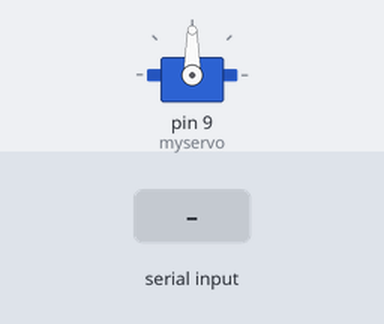
Bench run of a sketch on a simulated Arduino Uno, built with avr-gcc and run on an emulated ATmega328P. On the bench: servo. The test bench sets the inputs (shaded band).

Above: at 1.2 s.
1.3 s: "1" received over Serial
At 2.2 s:
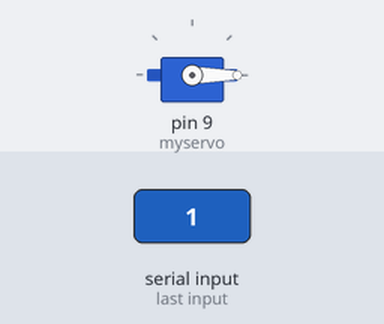
2.8 s: "2" received over Serial
At 3.9 s:
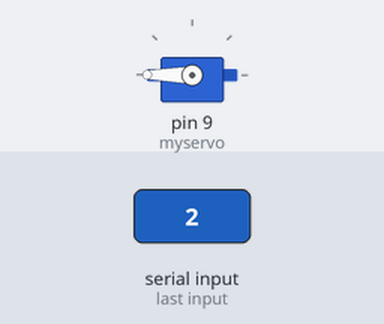
Timing chart, 0 to 5.8 s (numbered marks = the images above; inputs shaded):
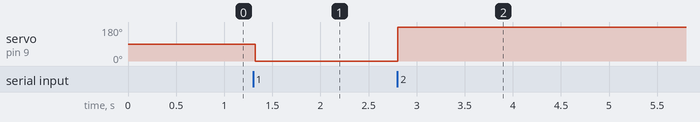

Measured:
- after the input at 1.3 s, servo on pin 9 (myservo): 90° → 0° at once
- after the input at 2.8 s, servo on pin 9 (myservo): 0° → 180° at once

The sketch:

servo_seril2.ino
```cpp
#include <Servo.h>

Servo myservo;
int state;
void setup()
{
  myservo.attach(9);
  Serial.begin(9600);
}

void loop()
{
  state = Serial.read();
  if (state == '1')
  myservo.write(0);
  else if (state == '2')
  myservo.write(180);
  else {
    delay(40);
  //myservo.write(90);
   }
}
```
